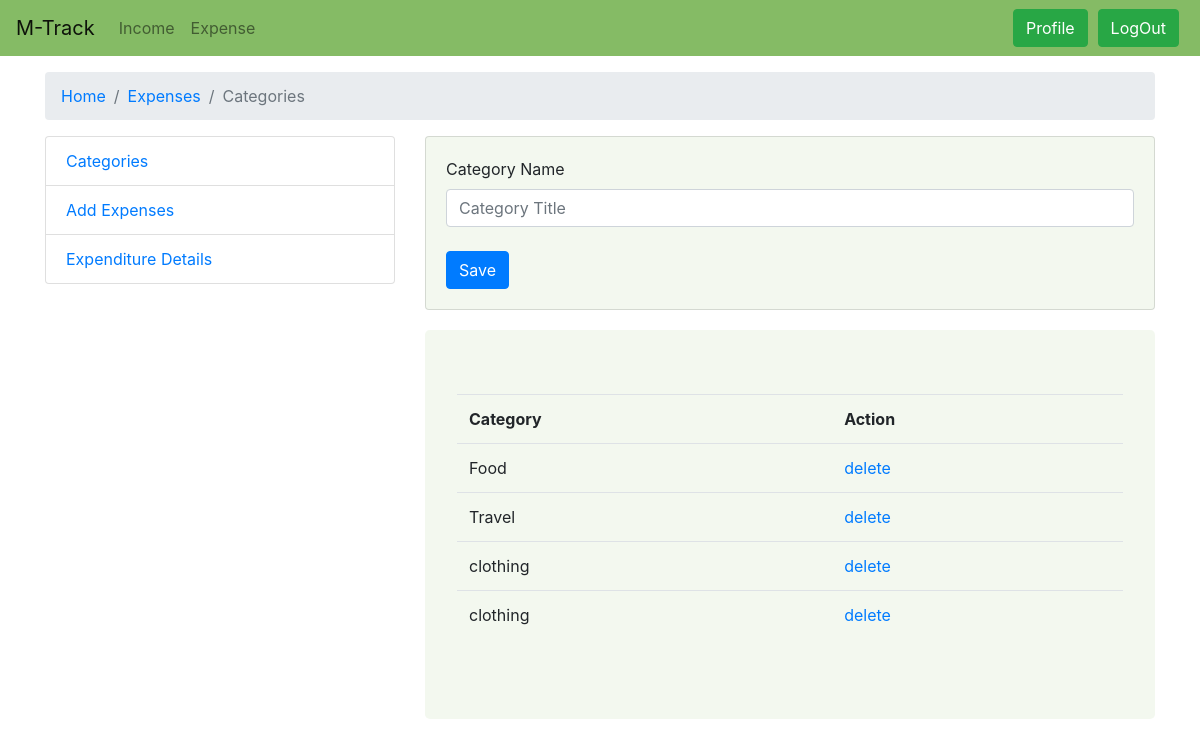
The page /expenses/category/ (signed in) on the database its author committed.
### expenses/models.py (models this page shows, shortened)
class Category(models.Model):
    title = models.CharField(max_length=30)
    user = models.ForeignKey(User, on_delete=models.CASCADE, default=1)

### expenses/views.py (the view, shortened to what this page needs)
# urls.py: path('category/', views.exp_category, name='exp_category'),
@login_required(login_url='/auth/login/')
def exp_category(request):  # Category Page
    category = Category.objects.filter(user_id=request.user.id)
    if request.method == 'GET':
        context = {
            'data': category
        }
        return render(request, 'expenses/exp_category.html', context)

### templates/expenses/exp_category.html (shortened to what this page needs)
{% extends 'master/base.html' %}
{% block 'content' %}
<div class="container pt-3">
      <nav aria-label="breadcrumb">
        <ol class="breadcrumb">
            <li class="breadcrumb-item"><a href="{% url 'home' %}">Home</a></li>
          <li class="breadcrumb-item"><a href="{% url 'expenses_home' %}">Expenses</a></li>
          <li class="breadcrumb-item active" aria-current="page">Categories</li>
        </ol>
      </nav>
    <div class="row">
        {% include 'partials/sidebar.html' %}
        <div class="col-md-8">
            <div class="card card-body"style="background: rgba(133, 187, 101, 0.1); margin-bottom:20px;">
                    <form method="post" action="{%  url 'exp_category' %}">
                        <label>Category Name</label>
                        <input type="text" name="title" class="form-control" placeholder="Category Title">
                        <br>
                        <button type="submit" class="btn btn-primary">Save</button>
                    </form>
            </div>
<div class="jumbotron" style="background: rgba(133, 187, 101, 0.1);">
    <table class="table table-hover">
        <th>Category</th>
        <th>Action</th>
        {% for d in data %}
            <tr>
                <td>{{d.title}}</td>
                <td><a href="#" onclick="_delete('{% url 'category_delete' d.id %}')">delete</a></td>
            </tr>
        {% endfor %}
    </table>
</div>
        </div>
    </div>
</div>
{% endblock %}

### rows shown on the page
Category: title "Food"
Category: title "Travel"
Category: title "clothing"
Category: title "clothing"
